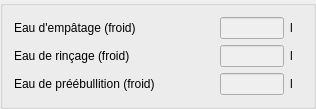
          <widget class="QGroupBox" name="general2GroupBox">
           <property name="maximumSize">
            <size>
             <width>350</width>
             <height>16777215</height>
            </size>
           </property>
           <property name="styleSheet">
            <string notr="true"/>
           </property>
           <property name="title">
            <string/>
           </property>
           <layout class="QVBoxLayout" name="verticalLayout_22">
            <item>
             <layout class="QHBoxLayout" name="horizontalLayout_66">
              <item>
               <widget class="QLabel" name="coldMashWaterLabel">
                <property name="enabled">
                 <bool>true</bool>
                </property>
                <property name="sizePolicy">
                 <sizepolicy hsizetype="Fixed" vsizetype="Preferred">
                  <horstretch>0</horstretch>
                  <verstretch>0</verstretch>
                 </sizepolicy>
                </property>
                <property name="minimumSize">
                 <size>
                  <width>200</width>
                  <height>0</height>
                 </size>
                </property>
                <property name="maximumSize">
                 <size>
                  <width>200</width>
                  <height>16777215</height>
                 </size>
                </property>
                <property name="text">
                 <string>Eau d'empâtage (froid)</string>
                </property>
               </widget>
              </item>
              <item>
               <widget class="QLineEdit" name="coldMashWaterVolumeEdit">
                <property name="enabled">
                 <bool>false</bool>
                </property>
                <property name="minimumSize">
                 <size>
                  <width>64</width>
                  <height>0</height>
                 </size>
                </property>
                <property name="maximumSize">
                 <size>
                  <width>64</width>
                  <height>16777215</height>
                 </size>
                </property>
                <property name="styleSheet">
                 <string notr="true"/>
                </property>
               </widget>
              </item>
              <item>
               <widget class="QLabel" name="label_13">
                <property name="minimumSize">
                 <size>
                  <width>12</width>
                  <height>0</height>
                 </size>
                </property>
                <property name="maximumSize">
                 <size>
                  <width>12</width>
                  <height>16777215</height>
                 </size>
                </property>
                <property name="text">
                 <string>l</string>
                </property>
               </widget>
              </item>
             </layout>
            </item>
            <item>
             <layout class="QHBoxLayout" name="horizontalLayout_67">
              <item>
               <widget class="QLabel" name="coldSpargeWaterVolumeLabel">
                <property name="enabled">
                 <bool>true</bool>
                </property>
                <property name="sizePolicy">
                 <sizepolicy hsizetype="Fixed" vsizetype="Preferred">
                  <horstretch>0</horstretch>
                  <verstretch>0</verstretch>
                 </sizepolicy>
                </property>
                <property name="minimumSize">
                 <size>
                  <width>200</width>
                  <height>0</height>
                 </size>
                </property>
                <property name="maximumSize">
                 <size>
                  <width>200</width>
                  <height>16777215</height>
                 </size>
                </property>
                <property name="text">
                 <string>Eau de rinçage (froid)</string>
                </property>
               </widget>
              </item>
              <item>
               <widget class="QLineEdit" name="coldSpargeWaterVolumeEdit">
                <property name="enabled">
                 <bool>false</bool>
                </property>
                <property name="minimumSize">
                 <size>
                  <width>64</width>
                  <height>0</height>
                 </size>
                </property>
                <property name="maximumSize">
                 <size>
                  <width>64</width>
                  <height>16777215</height>
                 </size>
                </property>
                <property name="styleSheet">
                 <string notr="true"/>
                </property>
               </widget>
              </item>
              <item>
               <widget class="QLabel" name="label_14">
                <property name="minimumSize">
                 <size>
                  <width>12</width>
                  <height>0</height>
                 </size>
                </property>
                <property name="maximumSize">
                 <size>
                  <width>12</width>
                  <height>16777215</height>
                 </size>
                </property>
                <property name="text">
                 <string>l</string>
                </property>
               </widget>
              </item>
             </layout>
            </item>
            <item>
             <layout class="QHBoxLayout" name="horizontalLayout_68">
              <item>
               <widget class="QLabel" name="coldPreboilWaterVolumeLabel">
                <property name="enabled">
                 <bool>true</bool>
                </property>
                <property name="sizePolicy">
                 <sizepolicy hsizetype="Fixed" vsizetype="Preferred">
                  <horstretch>0</horstretch>
                  <verstretch>0</verstretch>
                 </sizepolicy>
                </property>
                <property name="minimumSize">
                 <size>
                  <width>200</width>
                  <height>0</height>
                 </size>
                </property>
                <property name="maximumSize">
                 <size>
                  <width>200</width>
                  <height>16777215</height>
                 </size>
                </property>
                <property name="text">
                 <string>Eau de préébullition (froid)</string>
                </property>
               </widget>
              </item>
              <item>
               <widget class="QLineEdit" name="coldPreboilWaterVolumeEdit">
                <property name="enabled">
                 <bool>false</bool>
                </property>
                <property name="sizePolicy">
                 <sizepolicy hsizetype="Fixed" vsizetype="Fixed">
                  <horstretch>0</horstretch>
                  <verstretch>0</verstretch>
                 </sizepolicy>
                </property>
                <property name="minimumSize">
                 <size>
                  <width>64</width>
                  <height>0</height>
                 </size>
                </property>
                <property name="maximumSize">
                 <size>
                  <width>50</width>
                  <height>16777215</height>
                 </size>
                </property>
                <property name="styleSheet">
                 <string notr="true"/>
                </property>
               </widget>
              </item>
              <item>
               <widget class="QLabel" name="coldPreboilWaterVolumeUnitLabel">
                <property name="minimumSize">
                 <size>
                  <width>12</width>
                  <height>0</height>
                 </size>
                </property>
                <property name="maximumSize">
                 <size>
                  <width>12</width>
                  <height>16777215</height>
                 </size>
                </property>
                <property name="text">
                 <string>l</string>
                </property>
               </widget>
              </item>
             </layout>
            </item>
           </layout>
          </widget>
